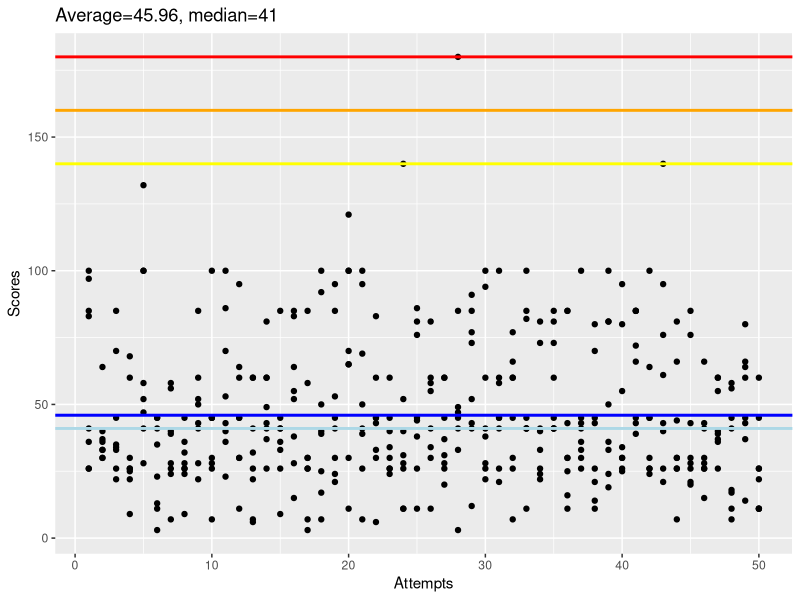

Source code (R):
library(ggplot2)
#Scores1 28NOV16
scores1 <- c(26,33,85,60,41,35,7,26,52,45,53,45,26,43,41,55,30,40,41,121,39,43,30,40,44,60,26,3,12,26,41,45,11,81,41,85,45,43,100,34,72,30,43,66,26,28,36,41,66,11)
#Scores2 16JAN17
scores2 <- c(41,30,33,25,100,23,40,9,50,100,43,45,60,49,85,83,58,17,45,65,50,30,24,52,86,58,28,41,52,100,45,30,45,73,73,25,100,14,50,26,85,45,26,44,21,15,39,45,43,26)
#Scores3 23JAN17
scores3 <- c(85,40,70,9,58,45,26,45,85,7,23,30,22,41,45,28,26,100,95,100,41,45,26,26,81,30,31,180,85,41,60,66,100,26,81,16,33,70,24,30,45,45,140,81,30,41,60,17,60,45)
#Scores4 01FEB17
scores4 <- c(97,36,26,30,28,11,39,26,22,45,86,30,41,37,9,85,85,39,53,70,95,33,26,11,26,34,20,49,41,94,45,60,41,22,60,30,43,45,36,95,39,26,95,7,28,66,26,7,80,11)
#Scores5 06FEB17
scores5 <- c(100,37,45,68,132,41,58,32,41,28,36,95,60,60,36,38,7,92,21,100,26,83,60,28,45,55,45,47,77,60,100,7,85,41,45,43,36,26,19,25,66,64,76,26,76,26,55,58,45,26)
#Scores6 15FEB17
scores6 <- c(36,30,22,22,100,13,24,28,28,45,100,11,32,26,26,64,26,50,30,11,100,6,45,31,11,41,60,85,43,22,26,77,41,40,41,30,26,21,81,55,85,24,21,30,85,26,60,18,64,60)
#Scores7 20FEB17
scores7 <- c(26,64,35,26,47,45,28,24,60,30,40,60,7,60,41,15,30,7,85,65,69,45,34,140,38,81,37,33,73,38,58,60,41,33,41,85,41,80,81,30,85,100,61,30,43,30,40,11,37,22)
#Scores8 22FEB17
scores8 <- c(83,33,34,26,52,3,56,36,43,26,70,64,6,81,33,52,3,25,24,30,7,60,40,11,76,11,60,45,91,28,21,26,82,24,85,11,30,11,33,80,43,26,40,26,20,43,37,56,14,11)

scores <- c(scores1,scores2,scores3,scores4,scores5,scores6,scores7,scores8)

ScoreTable <- data.frame(1:50,scores1,scores2,scores3,scores4,scores5,scores6,scores7,scores8)
colnames(ScoreTable)[1] <- 'Attempts'

ScoreTable2 <- as.data.frame(rbind(scores1,scores2,scores3,scores4,scores5,scores6,scores7))

gg <- ggplot(ScoreTable,aes(Attempts))
gg <- gg + ggtitle(paste('Average=',mean(scores), ', median=', median(scores),sep=''))
gg <- gg + geom_point(aes(y=scores1))
gg <- gg + geom_point(y=scores2)
gg <- gg + geom_point(y=scores3)
gg <- gg + geom_point(y=scores4)
gg <- gg + geom_point(y=scores5)
gg <- gg + geom_point(y=scores6)
gg <- gg + geom_point(y=scores7)
gg <- gg + geom_point(y=scores8)
gg <- gg + geom_hline(color='blue', yintercept =  mean(scores), size=1)
gg <- gg + geom_hline(color='lightblue', yintercept =  median(scores), size=1)
gg <- gg + geom_hline(color='yellow', yintercept =  140, size = 1)
gg <- gg + geom_hline(color='orange', yintercept =  160, size = 1)
gg <- gg + geom_hline(color='red', yintercept =  180, size = 1)
gg <- gg + labs(y='Scores')
gg
